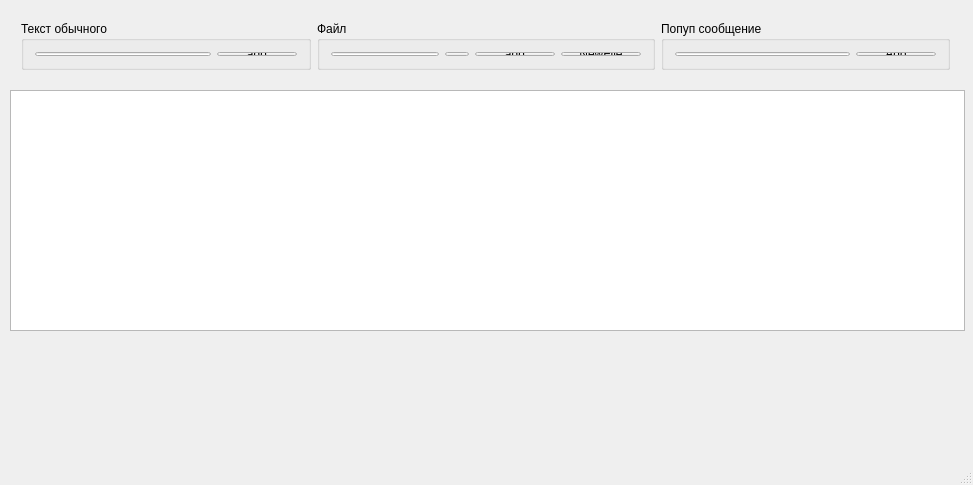
<?xml version="1.0" encoding="UTF-8"?>
<ui version="4.0">
 <class>LogWidgetMainWindow</class>
 <widget class="QMainWindow" name="LogWidgetMainWindow">
  <property name="geometry">
   <rect>
    <x>0</x>
    <y>0</y>
    <width>973</width>
    <height>485</height>
   </rect>
  </property>
  <property name="windowTitle">
   <string>LogWidgetMainWindow</string>
  </property>
  <widget class="QWidget" name="centralWidget">
   <widget class="QTreeView" name="treeView">
    <property name="geometry">
     <rect>
      <x>10</x>
      <y>90</y>
      <width>955</width>
      <height>241</height>
     </rect>
    </property>
    <property name="styleSheet">
     <string notr="true">  
::item  {
     border: 1px solid #7f7f7f;
    border-top-color: transparent;
    border-left-color: transparent;
}
 
::item:hover  {
    background: qlineargradient(x1: 0, y1: 0, x2: 0, y2: 1, stop: 0 #e7effd, stop: 1 #cbdaf1);
    border: 1px solid #bfcde4;
}
 
::item:selected  {
    border: 1px solid #567dbc;
}
 
::item:selected:active {
    background: qlineargradient(x1: 0, y1: 0, x2: 0, y2: 1, stop: 0 #6ea1f1, stop: 1 #567dbc);
}
 
::item:selected:!active  {
    background: qlineargradient(x1: 0, y1: 0, x2: 0, y2: 1, stop: 0 #6b9be8, stop: 1 #577fbf);
}</string>
    </property>
    <property name="alternatingRowColors">
     <bool>true</bool>
    </property>
    <property name="rootIsDecorated">
     <bool>false</bool>
    </property>
    <attribute name="headerVisible">
     <bool>true</bool>
    </attribute>
    <attribute name="headerHighlightSections">
     <bool>true</bool>
    </attribute>
    <attribute name="headerShowSortIndicator" stdset="0">
     <bool>true</bool>
    </attribute>
   </widget>
   <widget class="QWidget" name="layoutWidget">
    <property name="geometry">
     <rect>
      <x>10</x>
      <y>10</y>
      <width>951</width>
      <height>71</height>
     </rect>
    </property>
    <layout class="QGridLayout" name="gridLayout">
     <item row="0" column="0">
      <widget class="QGroupBox" name="groupBox">
       <property name="title">
        <string>Текст обычного</string>
       </property>
       <layout class="QHBoxLayout" name="horizontalLayout_3">
        <item>
         <widget class="QLineEdit" name="lineEditTehText"/>
        </item>
        <item>
         <widget class="QPushButton" name="pushButtonAddSimpleText">
          <property name="text">
           <string>add</string>
          </property>
         </widget>
        </item>
       </layout>
      </widget>
     </item>
     <item row="0" column="2">
      <widget class="QGroupBox" name="groupBox_3">
       <property name="title">
        <string>Попуп сообщение</string>
       </property>
       <layout class="QHBoxLayout" name="horizontalLayout_4">
        <item>
         <widget class="QLineEdit" name="lineEditPopup">
          <property name="layoutDirection">
           <enum>Qt::RightToLeft</enum>
          </property>
         </widget>
        </item>
        <item>
         <widget class="QPushButton" name="pushButton">
          <property name="text">
           <string>Add</string>
          </property>
          <property name="flat">
           <bool>false</bool>
          </property>
         </widget>
        </item>
       </layout>
      </widget>
     </item>
     <item row="0" column="1">
      <widget class="QGroupBox" name="groupBox_2">
       <property name="title">
        <string>Файл</string>
       </property>
       <layout class="QHBoxLayout" name="horizontalLayout">
        <item>
         <widget class="QLineEdit" name="lineEditFileName"/>
        </item>
        <item>
         <widget class="QToolButton" name="toolButtonSelectFile">
          <property name="text">
           <string>...</string>
          </property>
         </widget>
        </item>
        <item>
         <widget class="QPushButton" name="pushButtonAddFile">
          <property name="text">
           <string>add</string>
          </property>
         </widget>
        </item>
        <item>
         <widget class="QPushButton" name="pushButton_2">
          <property name="text">
           <string>NewFile</string>
          </property>
          <property name="icon">
           <iconset>
            <normaloff>C:/Documents and Settings/zaharchenkov/coffee.jpg</normaloff>C:/Documents and Settings/zaharchenkov/coffee.jpg</iconset>
          </property>
         </widget>
        </item>
       </layout>
      </widget>
     </item>
    </layout>
   </widget>
  </widget>
  <widget class="QStatusBar" name="statusBar"/>
 </widget>
 <layoutdefault spacing="6" margin="11"/>
 <resources/>
 <connections/>
</ui>
